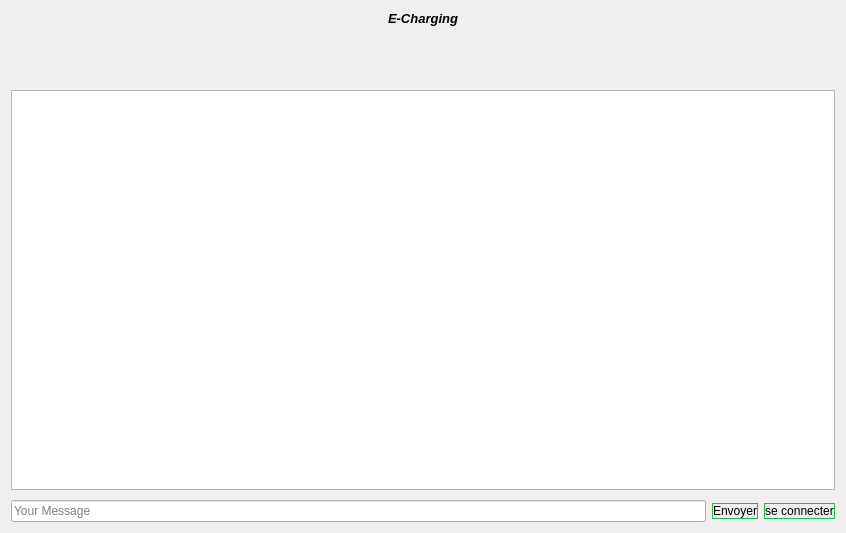
<?xml version="1.0" encoding="UTF-8"?>
<ui version="4.0">
 <class>chatbox</class>
 <widget class="QDialog" name="chatbox">
  <property name="geometry">
   <rect>
    <x>0</x>
    <y>0</y>
    <width>846</width>
    <height>533</height>
   </rect>
  </property>
  <property name="windowTitle">
   <string>Chatbox</string>
  </property>
  <property name="styleSheet">
   <string notr="true">
#send,#bind{
border:1px solid #1db954/*cc5bce*/;
border-radius:10px;
text-align:center;
}
#send:hover,#bind:hover{
border:1px solid #121212 /*#cc5bce*/;
border-radius:10px;
text-align:center;
color:#121212;
background-color:#1db954 /*rgb(27, 27, 39)*/;
}</string>
  </property>
  <layout class="QVBoxLayout" name="verticalLayout">
   <item>
    <layout class="QHBoxLayout" name="horizontalLayout_2">
     <item alignment="Qt::AlignHCenter">
      <widget class="QLabel" name="label">
       <property name="font">
        <font>
         <pointsize>10</pointsize>
         <weight>75</weight>
         <italic>true</italic>
         <bold>true</bold>
        </font>
       </property>
       <property name="text">
        <string>E-Charging</string>
       </property>
      </widget>
     </item>
    </layout>
   </item>
   <item alignment="Qt::AlignRight|Qt::AlignBottom">
    <widget class="QLabel" name="ani">
     <property name="text">
      <string/>
     </property>
    </widget>
   </item>
   <item>
    <spacer name="verticalSpacer_2">
     <property name="orientation">
      <enum>Qt::Vertical</enum>
     </property>
     <property name="sizeHint" stdset="0">
      <size>
       <width>20</width>
       <height>40</height>
      </size>
     </property>
    </spacer>
   </item>
   <item>
    <widget class="QTextBrowser" name="textEdit">
     <property name="minimumSize">
      <size>
       <width>0</width>
       <height>400</height>
      </size>
     </property>
     <property name="font">
      <font>
       <family>Nirmala UI</family>
       <pointsize>12</pointsize>
      </font>
     </property>
     <property name="html">
      <string>&lt;!DOCTYPE HTML PUBLIC &quot;-//W3C//DTD HTML 4.0//EN&quot; &quot;http://www.w3.org/TR/REC-html40/strict.dtd&quot;&gt;
&lt;html&gt;&lt;head&gt;&lt;meta name=&quot;qrichtext&quot; content=&quot;1&quot; /&gt;&lt;style type=&quot;text/css&quot;&gt;
p, li { white-space: pre-wrap; }
&lt;/style&gt;&lt;/head&gt;&lt;body style=&quot; font-family:'Nirmala UI'; font-size:12pt; font-weight:400; font-style:normal;&quot;&gt;
&lt;p style=&quot;-qt-paragraph-type:empty; margin-top:0px; margin-bottom:0px; margin-left:0px; margin-right:0px; -qt-block-indent:0; text-indent:0px; font-family:'OCR A Extended';&quot;&gt;&lt;br /&gt;&lt;/p&gt;&lt;/body&gt;&lt;/html&gt;</string>
     </property>
    </widget>
   </item>
   <item>
    <spacer name="verticalSpacer">
     <property name="orientation">
      <enum>Qt::Vertical</enum>
     </property>
     <property name="sizeHint" stdset="0">
      <size>
       <width>5</width>
       <height>5</height>
      </size>
     </property>
    </spacer>
   </item>
   <item>
    <layout class="QHBoxLayout" name="horizontalLayout">
     <item>
      <widget class="QLineEdit" name="message">
       <property name="placeholderText">
        <string>Your Message</string>
       </property>
      </widget>
     </item>
     <item>
      <widget class="QPushButton" name="send">
       <property name="text">
        <string>Envoyer</string>
       </property>
      </widget>
     </item>
     <item>
      <widget class="QPushButton" name="bind">
       <property name="text">
        <string>se connecter</string>
       </property>
      </widget>
     </item>
    </layout>
   </item>
  </layout>
 </widget>
 <resources/>
 <connections/>
</ui>
